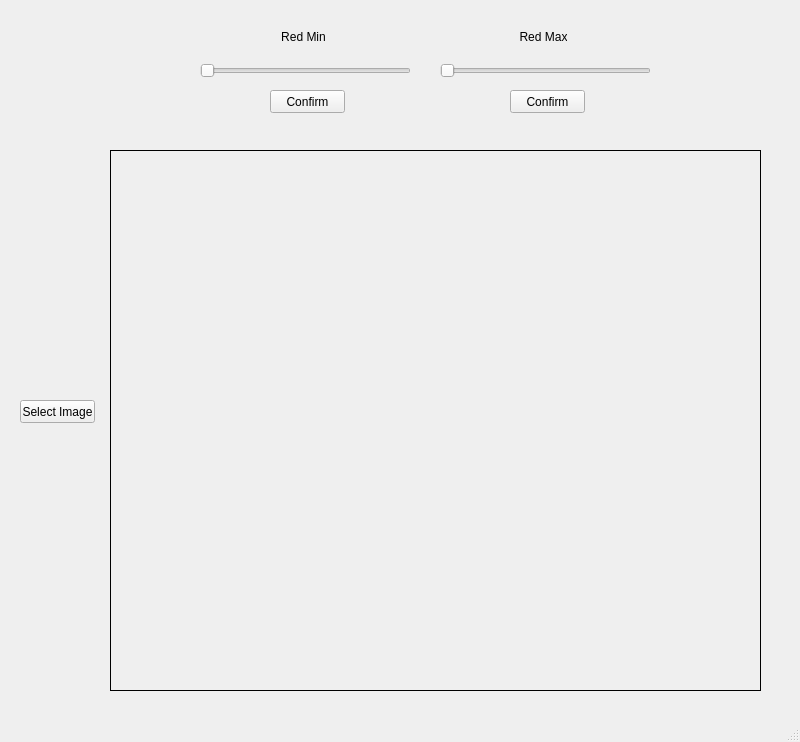
<?xml version="1.0" encoding="UTF-8"?>
<ui version="4.0">
 <class>MainWindow</class>
 <widget class="QMainWindow" name="MainWindow">
  <property name="geometry">
   <rect>
    <x>0</x>
    <y>0</y>
    <width>800</width>
    <height>742</height>
   </rect>
  </property>
  <property name="windowTitle">
   <string>MainWindow</string>
  </property>
  <widget class="QWidget" name="centralwidget">
   <widget class="QSlider" name="redMinSlider">
    <property name="geometry">
     <rect>
      <x>200</x>
      <y>60</y>
      <width>211</width>
      <height>22</height>
     </rect>
    </property>
    <property name="maximum">
     <number>255</number>
    </property>
    <property name="orientation">
     <enum>Qt::Horizontal</enum>
    </property>
   </widget>
   <widget class="QLabel" name="redMinText">
    <property name="geometry">
     <rect>
      <x>280</x>
      <y>30</y>
      <width>47</width>
      <height>13</height>
     </rect>
    </property>
    <property name="frameShape">
     <enum>QFrame::NoFrame</enum>
    </property>
    <property name="text">
     <string>Red Min</string>
    </property>
    <property name="alignment">
     <set>Qt::AlignCenter</set>
    </property>
   </widget>
   <widget class="QLabel" name="imageLbl">
    <property name="geometry">
     <rect>
      <x>110</x>
      <y>150</y>
      <width>651</width>
      <height>541</height>
     </rect>
    </property>
    <property name="frameShape">
     <enum>QFrame::Box</enum>
    </property>
    <property name="text">
     <string/>
    </property>
   </widget>
   <widget class="QPushButton" name="imageBtn">
    <property name="geometry">
     <rect>
      <x>20</x>
      <y>400</y>
      <width>75</width>
      <height>23</height>
     </rect>
    </property>
    <property name="text">
     <string>Select Image</string>
    </property>
   </widget>
   <widget class="QPushButton" name="redMinBtn">
    <property name="geometry">
     <rect>
      <x>270</x>
      <y>90</y>
      <width>75</width>
      <height>23</height>
     </rect>
    </property>
    <property name="text">
     <string>Confirm</string>
    </property>
   </widget>
   <widget class="QLabel" name="redMaxText">
    <property name="geometry">
     <rect>
      <x>520</x>
      <y>30</y>
      <width>47</width>
      <height>13</height>
     </rect>
    </property>
    <property name="frameShape">
     <enum>QFrame::NoFrame</enum>
    </property>
    <property name="text">
     <string>Red Max</string>
    </property>
    <property name="alignment">
     <set>Qt::AlignCenter</set>
    </property>
   </widget>
   <widget class="QPushButton" name="redMaxBtn">
    <property name="geometry">
     <rect>
      <x>510</x>
      <y>90</y>
      <width>75</width>
      <height>23</height>
     </rect>
    </property>
    <property name="text">
     <string>Confirm</string>
    </property>
   </widget>
   <widget class="QSlider" name="redMaxSlider">
    <property name="geometry">
     <rect>
      <x>440</x>
      <y>60</y>
      <width>211</width>
      <height>22</height>
     </rect>
    </property>
    <property name="maximum">
     <number>255</number>
    </property>
    <property name="orientation">
     <enum>Qt::Horizontal</enum>
    </property>
   </widget>
  </widget>
  <widget class="QMenuBar" name="menubar">
   <property name="geometry">
    <rect>
     <x>0</x>
     <y>0</y>
     <width>800</width>
     <height>21</height>
    </rect>
   </property>
  </widget>
  <widget class="QStatusBar" name="statusbar"/>
 </widget>
 <resources/>
 <connections/>
</ui>
